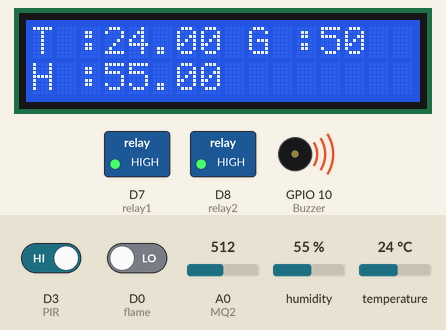
Recording of a sketch running on a simulated ESP8266 (NodeMCU). Parts: 16×2 character LCD, switched loads named in the sketch (green lamp = pin HIGH), buzzer (waves = sounding, pin HIGH). The test bench sets the inputs (shaded band); at power-on: A0 (MQ2) = 512, humidity 55 %, temperature 24 °C, D3 (PIR) HIGH, D0 (flame) LOW. WiFi joins after 1.5 s; servers stay silent unless stated; what the sketch prints to the serial monitor is not drawn.

Above: at 3.0 s.
3.1 s: A0 (MQ2) set to 381
At 4.0 s:
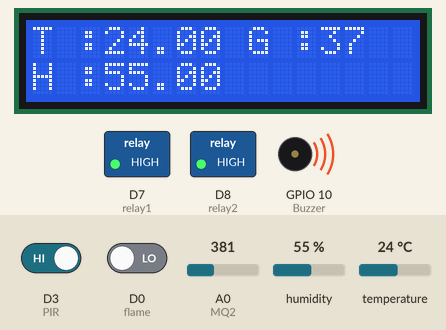
4.6 s: A0 (MQ2) set to 348
At 5.1 s:
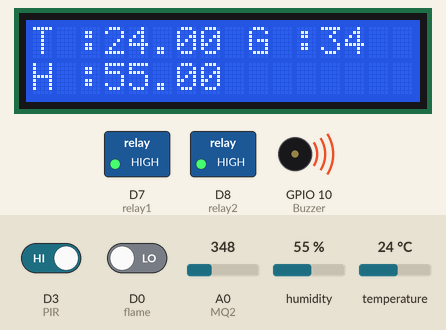
10.7 s: humidity set to 22 %
At 13.1 s:
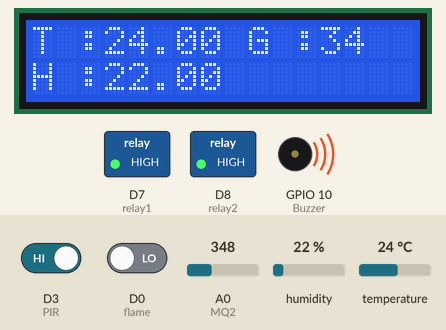
16.0 s: temperature set to 12 °C
At 17.5 s:
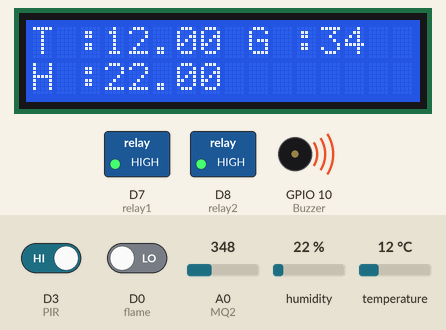
20.2 s: humidity set to 40 %
At 21.9 s:
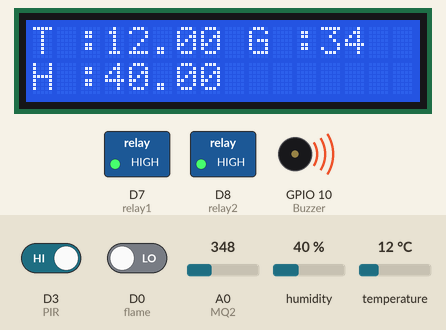
24.4 s: A0 (MQ2) set to 306
At 26.3 s:
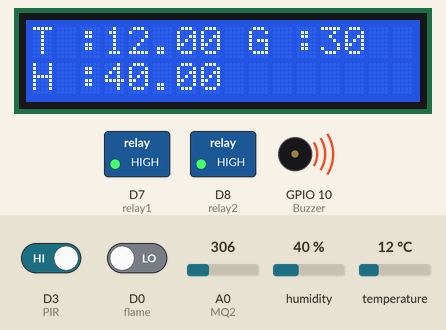
Timing chart, 0 to 27.5 s (numbered marks = the images above; inputs shaded):
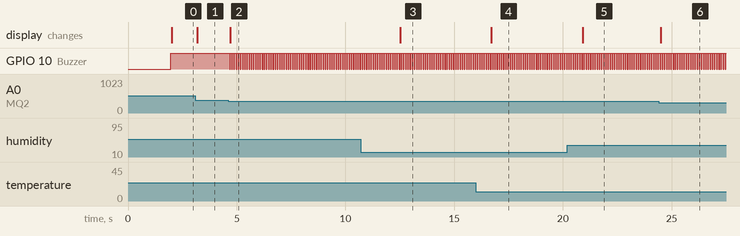

The sketch:

arduino.sensor.ino
```cpp
/*Full home automation system with Nodemcu and Blynk
 * https://srituhobby.com
 */
#define BLYNK_TEMPLATE_ID "TMPL3MoFMWULh"
#define BLYNK_TEMPLATE_NAME "gas sensor"
#define BLYNK_AUTH_TOKEN "S34fd5gs5zZoF8KPsXkVOu7ibBZINkuq"

#include <LiquidCrystal_I2C.h>
#define BLYNK_PRINT Serial
#include <ESP8266WiFi.h>
#include <BlynkSimpleEsp8266.h>
#include <DHT.h>


char auth[] = BLYNK_AUTH_TOKEN;

char ssid[] = "iQOO Neo7";  // type your wifi name
char pass[] = "18052003"; //Enter your WIFI password

LiquidCrystal_I2C lcd(0x27, 16, 2);
DHT dht(D4, DHT11); //(sensor pin,sensor type)
BlynkTimer timer;
bool pirbutton = 0;

#define Buzzer 10
#define MQ2 A0
#define flame D0
#define PIR D3
#define trig D5
#define echo D6
#define relay1 D7
#define relay2 D8

BLYNK_WRITE(V3) {
  pirbutton = param.asInt();
}

void setup() {
  Serial.begin(9600);
  lcd.init();
  lcd.backlight();
  pinMode(Buzzer, OUTPUT);
  pinMode(D0, INPUT);
  pinMode(PIR, INPUT);
  pinMode(trig, OUTPUT);
  pinMode(echo, INPUT);
  pinMode(relay1, OUTPUT);
  pinMode(relay2, OUTPUT);
  digitalWrite(relay1, HIGH);
  digitalWrite(relay2, HIGH);
  Blynk.begin(auth, ssid, pass);
  dht.begin();
  timer.setInterval(100L, gassensor);
  timer.setInterval(100L, DHT11sensor);
  timer.setInterval(100L, flamesensor);
  timer.setInterval(100L, pirsensor);
//  timer.setInterval(200L, ultrasonic);
}

void gassensor() {
  int value = analogRead(MQ2);
  Serial.println(value);
  value = map(value, 0, 1024, 0, 100);
  if (value <= 35) {
    digitalWrite(Buzzer, LOW);
  } else if (value > 35) {
    Blynk.logEvent("gas_alert","Gas Leakage Detected at block A and safe area to exit is block B and to enter is C");
    digitalWrite(Buzzer, HIGH);
  }
  Blynk.virtualWrite(V0, value);
  lcd.setCursor(9, 0);
  lcd.print("G :");
  lcd.print(value);
  lcd.print("  ");
}

void DHT11sensor() {
  float h = dht.readHumidity();
  float t = dht.readTemperature();

  if (isnan(h) || isnan(t)) {
    Serial.println("Failed to read from DHT sensor!");
    return;
  }

  Blynk.virtualWrite(V1, t);
  Blynk.virtualWrite(V2, h);

  lcd.setCursor(0, 0);
  lcd.print("T :");
  lcd.print(t);

  lcd.setCursor(0, 1);
  lcd.print("H :");
  lcd.print(h);
}

void flamesensor() {
  bool value = digitalRead(flame );
  if (value == 1) {
    digitalWrite(Buzzer, LOW);
  } else if (value == 0) {
    Blynk.logEvent("fire_alert","Fire Detected at block A and safe area to exit is block B and to enter is C");
    digitalWrite(Buzzer, HIGH);
  }
}
void pirsensor() {
  bool value = digitalRead(PIR);
  if (pirbutton == 1) {
    if (value == 0) {
      digitalWrite(Buzzer, LOW);
    } else if (value == 1) {
      Blynk.logEvent("Warning! Please check your security system");
      digitalWrite(Buzzer, HIGH);
    }
  }
}


void loop() {
  Blynk.run();
  timer.run();
}
```

Measured:
- the behaviour switches between 364 and 363 on A0 (MQ2) (found by bisection; images 1 and 2)
- after the input at 3.1 s, the display: changes after 0.09 s (image 1)
- after the input at 4.6 s, GPIO 10 (Buzzer): alternates HIGH for 0.08 s and LOW for 0.02 s, starting after 0.07 s; the display: changes after 0.09 s (image 2)
- after the input at 10.7 s, the display: changes after 1.8 s (image 3)
- after the input at 16.0 s, the display: changes after 0.71 s (image 4)
- after the input at 20.2 s, the display: changes after 0.72 s (image 5)
- after the input at 24.4 s, the display: changes after 0.09 s (image 6)
